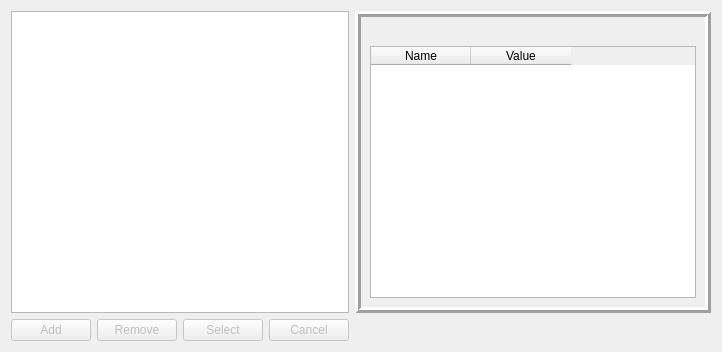
<?xml version="1.0" encoding="UTF-8"?>
<ui version="4.0">
 <class>StatsView</class>
 <widget class="QWidget" name="StatsView">
  <property name="geometry">
   <rect>
    <x>0</x>
    <y>0</y>
    <width>722</width>
    <height>352</height>
   </rect>
  </property>
  <property name="windowTitle">
   <string>Mods View</string>
  </property>
  <layout class="QGridLayout" name="gridLayout">
   <item row="0" column="1">
    <widget class="QFrame" name="frame">
     <property name="sizePolicy">
      <sizepolicy hsizetype="Preferred" vsizetype="Preferred">
       <horstretch>20</horstretch>
       <verstretch>0</verstretch>
      </sizepolicy>
     </property>
     <property name="frameShape">
      <enum>QFrame::Box</enum>
     </property>
     <property name="frameShadow">
      <enum>QFrame::Raised</enum>
     </property>
     <property name="lineWidth">
      <number>3</number>
     </property>
     <layout class="QGridLayout" name="gridLayout_2">
      <item row="0" column="0">
       <widget class="QLabel" name="modName">
        <property name="text">
         <string/>
        </property>
       </widget>
      </item>
      <item row="1" column="0">
       <widget class="QTableWidget" name="modTable">
        <property name="alternatingRowColors">
         <bool>true</bool>
        </property>
        <property name="horizontalScrollMode">
         <enum>QAbstractItemView::ScrollPerPixel</enum>
        </property>
        <attribute name="horizontalHeaderStretchLastSection">
         <bool>false</bool>
        </attribute>
        <attribute name="verticalHeaderVisible">
         <bool>false</bool>
        </attribute>
        <column>
         <property name="text">
          <string>Name</string>
         </property>
        </column>
        <column>
         <property name="text">
          <string>Value</string>
         </property>
        </column>
       </widget>
      </item>
     </layout>
    </widget>
   </item>
   <item row="2" column="0">
    <layout class="QHBoxLayout" name="horizontalLayout">
     <item>
      <widget class="QPushButton" name="addButton">
       <property name="enabled">
        <bool>false</bool>
       </property>
       <property name="text">
        <string>Add</string>
       </property>
      </widget>
     </item>
     <item>
      <widget class="QPushButton" name="removeButton">
       <property name="enabled">
        <bool>false</bool>
       </property>
       <property name="text">
        <string>Remove</string>
       </property>
      </widget>
     </item>
     <item>
      <widget class="QPushButton" name="selectButton">
       <property name="enabled">
        <bool>false</bool>
       </property>
       <property name="text">
        <string>Select</string>
       </property>
      </widget>
     </item>
     <item>
      <widget class="QPushButton" name="cancelButton">
       <property name="enabled">
        <bool>false</bool>
       </property>
       <property name="text">
        <string>Cancel</string>
       </property>
      </widget>
     </item>
    </layout>
   </item>
   <item row="0" column="0">
    <widget class="QTreeWidget" name="statsTree">
     <property name="sizePolicy">
      <sizepolicy hsizetype="Expanding" vsizetype="Expanding">
       <horstretch>12</horstretch>
       <verstretch>0</verstretch>
      </sizepolicy>
     </property>
     <property name="styleSheet">
      <string notr="true">QTreeView::branch:has-children:!has-siblings:closed,
QTreeView::branch:closed:has-children:has-siblings {
         border-image: none;
         	image: url(:/folder.png);
 }

 QTreeView::branch:open:has-children:!has-siblings,
 QTreeView::branch:open:has-children:has-siblings  {
         border-image: none;
	image: url(:/folder-open.png);
 }</string>
     </property>
     <property name="expandsOnDoubleClick">
      <bool>false</bool>
     </property>
     <attribute name="headerVisible">
      <bool>false</bool>
     </attribute>
     <attribute name="headerStretchLastSection">
      <bool>false</bool>
     </attribute>
     <column>
      <property name="text">
       <string>Mods</string>
      </property>
     </column>
    </widget>
   </item>
  </layout>
 </widget>
 <resources/>
 <connections/>
</ui>
